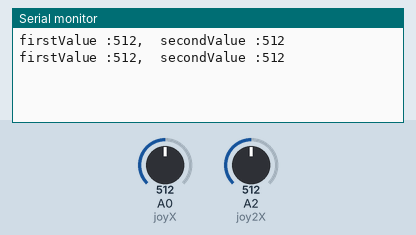
A sketch run on a simulated Arduino Uno, built with avr-gcc and run on an emulated ATmega328P. On the bench: the last lines printed to the serial monitor. Inputs (shaded band) come from the test bench; at power-on: A0 (joyX) = 512, A2 (joy2X) = 512.

Above: at 1.8 s.
1.9 s: A0 (joyX) set to 716
At 2.8 s:
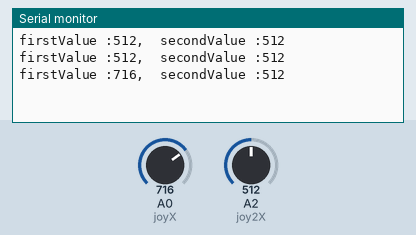
3.4 s: A2 (joy2X) set to 716
At 4.7 s:
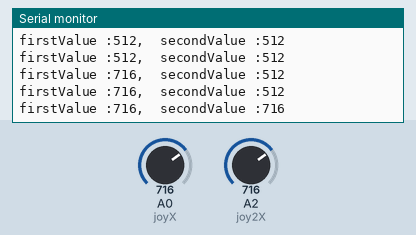
4.9 s: A0 (joyX) set to 900
At 5.7 s:
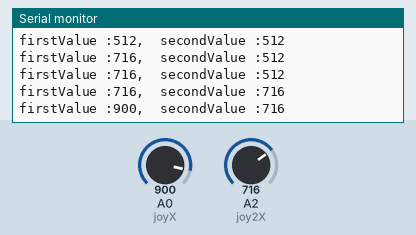
6.4 s: A2 (joy2X) set to 900
At 7.8 s:
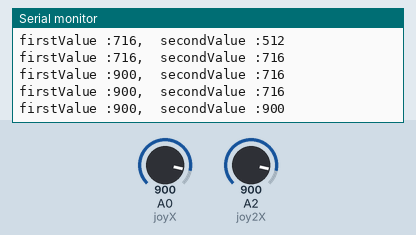
Timing chart, 0 to 8.9 s (numbered marks = the images above; inputs shaded):
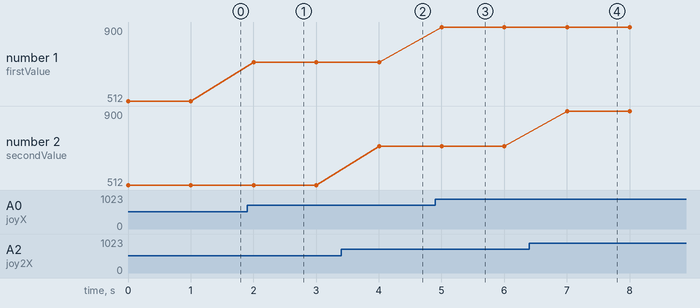

The sketch:

Joystick.ino
```cpp
#define joyX A0
#define joyY A1
#define joy2X A2
#define joy2Y A3

void setup() {
  Serial.begin(9600);
}

void loop() {
  // put your main code here, to run repeatedly:
  int firstValue = analogRead(joyX);
  int secondValue = analogRead(joy2X);


  //print the values with to plot or view
  Serial.print("firstValue :");
  Serial.print(firstValue);

  Serial.print(",\tsecondValue :");
  Serial.print(secondValue);

  Serial.print("\n");
  delay(1000);
}
```

Measured:
- after the input at 1.9 s, the serial monitor: prints a new line after 0.10 s (image 1)
- after the input at 3.4 s, the serial monitor: prints a new line after 0.60 s (image 2)
- after the input at 4.9 s, the serial monitor: prints a new line after 0.10 s (image 3)
- after the input at 6.4 s, the serial monitor: prints a new line after 0.61 s (image 4)
- plotted number 1: 512 → 716 after the input at 1.9 s, 716 → 900 after the input at 4.9 s
